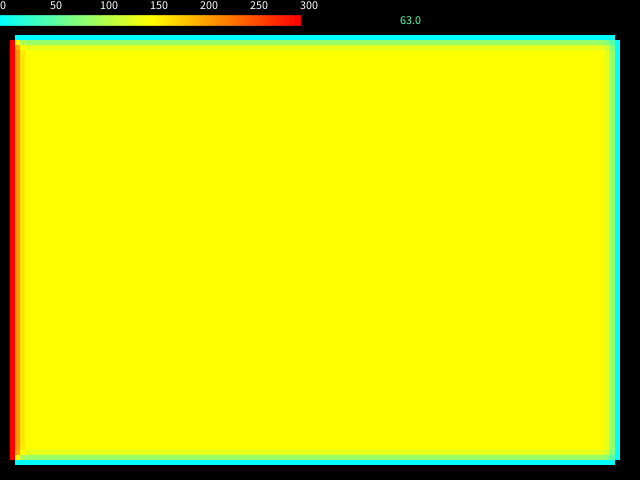
Frame 1 (no input)
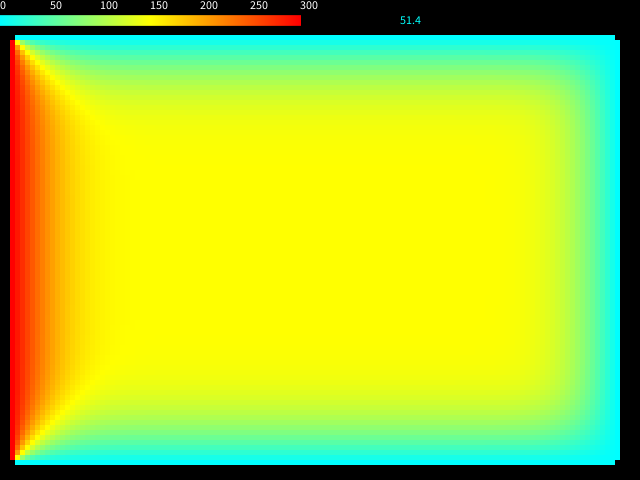
Frame 60 (the mouse pressed at the canvas centre just before this capture)
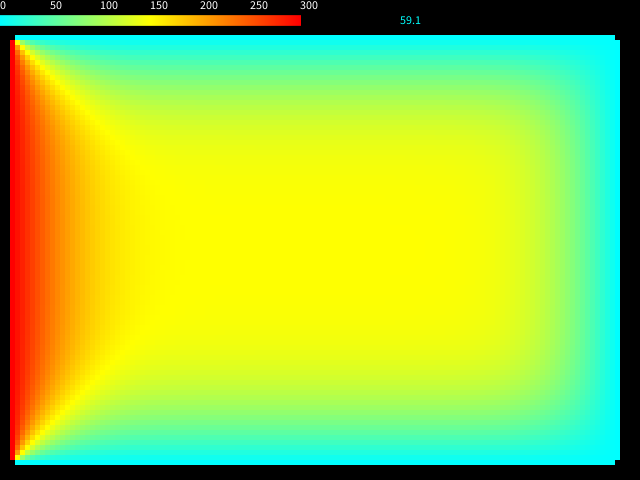
Frame 120 (the mouse held since frame 60 and released just before this capture)

The Processing sketch that drew these frames (run headless with seeded random() and noise(); from frame 60 on, the mouse is pressed at the canvas centre):

// Processing sketch: aip071
// ── aip071.pde
int N=84;  // セルの縦の数
int M=120;  // セルの横の数

int XOrig=10;  // 描画原点
int YOrig=35;  
float mag=5;    // セル１個あたりの大きさ

float [][] src = new float[N+2][M+2];
float [][] dst = new float[N+2][M+2];

void setup() {
  size(640, 480);
  noStroke();
  InitCell(src);  //全セル初期化
  InitCell(dst);
}

void draw() {
  background(0);
  DrawThermoBar();  //温度のカラーバーを表示
  for (int i = 0; i < 5; ++i) {
    step();
  }
  DrawAllCell(src); //全セル描画
  text(nf(frameRate, 2, 1), 400, 15);  // フレームレートを表示

  if (frameCount==300) {
    save("a.PNG");
  }
}

float lambda=0.001;// 温度拡散率λ [m^2/sec]
float dt=1.0/300.0;// Δt[sec]
float dx=0.005;// Δx[m]

void step() {
  for (int i=1; i<=N; i++) {
    //境界条件以外のセル（シミュレーション対象）を更新
    for (int j=1; j<=M; j++) {
      dst[i][j] = src[i][j] + lambda * dt * (src[i-1][j]+src[i][j-1]+src[i+1][j]+src[i][j+1]-4.0*src[i][j])/dx/dx;
    }
  }
  for (int i=1; i<=N; i++) { //データの書き戻し 
    for (int j=1; j<=M; j++) {
      src[i][j] = dst[i][j];
    }
  }
}

//全セルを描画
void DrawAllCell(float [][] data) {
  noStroke();
  //境界条件を描画
  for (int i=1; i<=N; i++) {
    DrawCell(i, 0, data[i][0]);     // 左壁
    DrawCell(i, M+1, data[i][M+1]); // 右壁
  }
  for (int j=1; j<=M; j++) {
    DrawCell(0, j, data[0][j]);     // 上壁
    DrawCell(N+1, j, data[N+1][j]); // 下壁
  }
  // シミュレーション対象のセルを描画
  for (int i=1; i<=N; i++) {
    for (int j=1; j<=M; j++) {
      DrawCell(i, j, data[i][j]);
    }
  }
}

//全セルを初期化
void InitCell(float [][] data) {
  // 境界条件を初期化
  for (int i=1; i<=N; i++) {
    data[i][0]=300.0;     // 左壁
    data[i][M+1]=0.0;     // 右壁
  }
  for (int j=1; j<=M; j++) {
    data[0][j]=0.0;       // 上壁
    data[N+1][j]=0.0;     // 下壁
  }
  // シミュレーション対象のセルを初期化
  for (int i=1; i<=N; i++) {
    for (int j=1; j<=M; j++) {
      data[i][j]=150.0;
    }
  }
}

// 温度のカラーバーを表示
void DrawThermoBar(){
  textAlign(LEFT,TOP);     // 文字描画の左上座標を基準点にする
  for (int x=0; x<=300; x++) {
    color c=Temp2Color(map(x, 0, 300, 0, 1.0));
    stroke(c);
    line(x, 15, x, 25);
    fill(255);
    if(x%50==0) text(str(x), x, 0);
  }
}


// i行j列のセルを温度tempで描画
void DrawCell(int i, int j, float temp) {
  fill(Temp2Color(map(temp, 0, 300, 0, 1))); //写像して色に変換
  PVector v1=TransCoord(new PVector(j, i));  // (x, y)に変換
  rect(v1.x, v1.y, mag, mag);                // 描画
}


// セル番号(j, i)をグラフィックス座標(x, y)に変換
PVector TransCoord(PVector p){
  p.mult(mag);         // i,jが1違うとmag離れる
  p.add(XOrig, YOrig); // XOrig, YOrig に平行移動
  return p;
}


// t値 0..1.0 を色に変換
color Temp2Color(float t) {
  color c;
  int val = int((t % 0.5) / 0.5 * 256.0);
  if (t < 0.0) {
    c=color(0, 255, 255);       // 水色
  } else if (t < 0.5) {
    c=color(val, 255, 255-val); // 水色→黄色
  } else if (t < 1.0) {
    c=color(255, 255-val, 0);   // 黄色→赤
  } else {
    c=color(255, 0, 0);         // 赤
  }
  return c;
}

// マウスで左ドラッグした場所を１０００度で熱する
void mouseDragged() {
  if (mouseButton==LEFT) {         // 左ボタンだったら1000度
    // マウス位置をセル番号(j,i)に変換しv1に代入
    PVector v1=InvTransCoord(new PVector(mouseX, mouseY));
    // 整数に変換し1<=j<=M, 1<=i<=N に制限
    int j=(int)constrain(v1.x, 1, M);
    int i=(int)constrain(v1.y, 1, N);
    src[i][j]=1000.0;
  }
}

// グラフィックス座標(x, y)をセル番号(j, i)に変換
PVector InvTransCoord(PVector p){
  p.sub(XOrig, YOrig);
  p.div(mag);
  return p;
}

// マウスがクリックされたら境界条件を変更
void mouseClicked() {
  if (mouseButton==RIGHT) {
    // マウス位置をセル番号(j,i)に変換しv1に代入
    PVector v1=InvTransCoord(new PVector(mouseX, mouseY));
    float t;
    if (v1.x<=1) {                   // 左
      t=300.0-src[1][0];
      for (int i=1; i<=N; i++) {
        src[i][0]=dst[i][0]=t;
      }
    } else if (v1.x>=M) {            // 右
      t=300.0-src[1][M+1];
      for (int i=1; i<=N; i++) {
        src[i][M+1]=dst[i][M+1]=t;
      }
    } else if (v1.y<=1) {            // 上
      t=300.0-src[0][1];
      for (int j=1; j<=M; j++) {
        src[0][j]=dst[0][j]=t;
      }
    } else if (v1.y>=N) {            // 下
      t=300.0-src[N+1][1];
      for (int j=1; j<=M; j++) {
        src[N+1][j]=dst[N+1][j]=t;
      }
    }
  }
}
